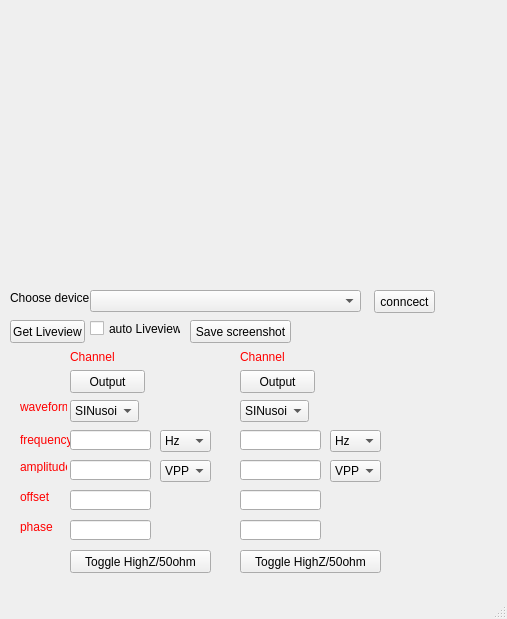
<?xml version="1.0" encoding="UTF-8"?>
<ui version="4.0">
 <class>MainWindow</class>
 <widget class="QMainWindow" name="MainWindow">
  <property name="geometry">
   <rect>
    <x>0</x>
    <y>0</y>
    <width>507</width>
    <height>619</height>
   </rect>
  </property>
  <property name="windowTitle">
   <string>RIGOL DG800/DG900 Remote Control</string>
  </property>
  <property name="autoFillBackground">
   <bool>false</bool>
  </property>
  <widget class="QWidget" name="centralwidget">
   <property name="autoFillBackground">
    <bool>false</bool>
   </property>
   <property name="styleSheet">
    <string notr="true"/>
   </property>
   <widget class="QPushButton" name="buttonOutput1">
    <property name="geometry">
     <rect>
      <x>70</x>
      <y>370</y>
      <width>75</width>
      <height>23</height>
     </rect>
    </property>
    <property name="text">
     <string>Output</string>
    </property>
   </widget>
   <widget class="QLabel" name="labelChannel1">
    <property name="geometry">
     <rect>
      <x>70</x>
      <y>350</y>
      <width>47</width>
      <height>13</height>
     </rect>
    </property>
    <property name="text">
     <string>&lt;html&gt;&lt;head/&gt;&lt;body&gt;&lt;p&gt;&lt;span style=&quot; color:#ff0000;&quot;&gt;Channel 1:&lt;/span&gt;&lt;/p&gt;&lt;/body&gt;&lt;/html&gt;</string>
    </property>
   </widget>
   <widget class="QPushButton" name="buttonOutput2">
    <property name="geometry">
     <rect>
      <x>240</x>
      <y>370</y>
      <width>75</width>
      <height>23</height>
     </rect>
    </property>
    <property name="text">
     <string>Output</string>
    </property>
   </widget>
   <widget class="QPushButton" name="buttonConnect">
    <property name="geometry">
     <rect>
      <x>374</x>
      <y>290</y>
      <width>61</width>
      <height>23</height>
     </rect>
    </property>
    <property name="text">
     <string>conncect</string>
    </property>
   </widget>
   <widget class="QLabel" name="label">
    <property name="geometry">
     <rect>
      <x>240</x>
      <y>350</y>
      <width>47</width>
      <height>13</height>
     </rect>
    </property>
    <property name="text">
     <string>&lt;html&gt;&lt;head/&gt;&lt;body&gt;&lt;p&gt;&lt;span style=&quot; color:#ff0000;&quot;&gt;Channel 2&lt;/span&gt;&lt;/p&gt;&lt;/body&gt;&lt;/html&gt;</string>
    </property>
   </widget>
   <widget class="QLabel" name="label_2">
    <property name="geometry">
     <rect>
      <x>20</x>
      <y>400</y>
      <width>47</width>
      <height>13</height>
     </rect>
    </property>
    <property name="text">
     <string>&lt;html&gt;&lt;head/&gt;&lt;body&gt;&lt;p&gt;&lt;span style=&quot; color:#ff0000;&quot;&gt;waveform&lt;/span&gt;&lt;/p&gt;&lt;/body&gt;&lt;/html&gt;</string>
    </property>
   </widget>
   <widget class="QLabel" name="label_3">
    <property name="geometry">
     <rect>
      <x>20</x>
      <y>430</y>
      <width>51</width>
      <height>20</height>
     </rect>
    </property>
    <property name="text">
     <string>&lt;html&gt;&lt;head/&gt;&lt;body&gt;&lt;p&gt;&lt;span style=&quot; color:#ff0000;&quot;&gt;frequency&lt;/span&gt;&lt;/p&gt;&lt;/body&gt;&lt;/html&gt;</string>
    </property>
   </widget>
   <widget class="QLabel" name="label_4">
    <property name="geometry">
     <rect>
      <x>20</x>
      <y>460</y>
      <width>47</width>
      <height>13</height>
     </rect>
    </property>
    <property name="text">
     <string>&lt;html&gt;&lt;head/&gt;&lt;body&gt;&lt;p&gt;&lt;span style=&quot; color:#ff0000;&quot;&gt;amplitude&lt;/span&gt;&lt;/p&gt;&lt;/body&gt;&lt;/html&gt;</string>
    </property>
   </widget>
   <widget class="QLabel" name="label_5">
    <property name="geometry">
     <rect>
      <x>20</x>
      <y>490</y>
      <width>47</width>
      <height>13</height>
     </rect>
    </property>
    <property name="text">
     <string>&lt;html&gt;&lt;head/&gt;&lt;body&gt;&lt;p&gt;&lt;span style=&quot; color:#ff0000;&quot;&gt;offset&lt;/span&gt;&lt;/p&gt;&lt;/body&gt;&lt;/html&gt;</string>
    </property>
   </widget>
   <widget class="QLabel" name="label_6">
    <property name="geometry">
     <rect>
      <x>20</x>
      <y>520</y>
      <width>47</width>
      <height>13</height>
     </rect>
    </property>
    <property name="text">
     <string>&lt;html&gt;&lt;head/&gt;&lt;body&gt;&lt;p&gt;&lt;span style=&quot; color:#ff0000;&quot;&gt;phase&lt;/span&gt;&lt;/p&gt;&lt;/body&gt;&lt;/html&gt;</string>
    </property>
   </widget>
   <widget class="QLineEdit" name="textFrequencyChannel2">
    <property name="geometry">
     <rect>
      <x>240</x>
      <y>430</y>
      <width>81</width>
      <height>20</height>
     </rect>
    </property>
   </widget>
   <widget class="QLineEdit" name="textFrequencyChannel1">
    <property name="geometry">
     <rect>
      <x>70</x>
      <y>430</y>
      <width>81</width>
      <height>20</height>
     </rect>
    </property>
   </widget>
   <widget class="QLineEdit" name="textAmplitudeChannel1">
    <property name="geometry">
     <rect>
      <x>70</x>
      <y>460</y>
      <width>81</width>
      <height>20</height>
     </rect>
    </property>
   </widget>
   <widget class="QLineEdit" name="textOffsetChannel1">
    <property name="geometry">
     <rect>
      <x>70</x>
      <y>490</y>
      <width>81</width>
      <height>20</height>
     </rect>
    </property>
   </widget>
   <widget class="QLineEdit" name="textPhaseChannel1">
    <property name="geometry">
     <rect>
      <x>70</x>
      <y>520</y>
      <width>81</width>
      <height>20</height>
     </rect>
    </property>
   </widget>
   <widget class="QComboBox" name="boxWaveform">
    <property name="geometry">
     <rect>
      <x>70</x>
      <y>400</y>
      <width>69</width>
      <height>22</height>
     </rect>
    </property>
    <item>
     <property name="text">
      <string>SINusoid</string>
     </property>
    </item>
    <item>
     <property name="text">
      <string>SQUare</string>
     </property>
    </item>
   </widget>
   <widget class="QComboBox" name="boxFreqMultiplicator">
    <property name="geometry">
     <rect>
      <x>160</x>
      <y>430</y>
      <width>51</width>
      <height>22</height>
     </rect>
    </property>
    <item>
     <property name="text">
      <string>Hz</string>
     </property>
    </item>
    <item>
     <property name="text">
      <string>kHz</string>
     </property>
    </item>
    <item>
     <property name="text">
      <string>MHz</string>
     </property>
    </item>
   </widget>
   <widget class="QLabel" name="labelView">
    <property name="geometry">
     <rect>
      <x>10</x>
      <y>10</y>
      <width>480</width>
      <height>272</height>
     </rect>
    </property>
    <property name="text">
     <string/>
    </property>
   </widget>
   <widget class="QPushButton" name="buttonLive">
    <property name="geometry">
     <rect>
      <x>10</x>
      <y>320</y>
      <width>75</width>
      <height>23</height>
     </rect>
    </property>
    <property name="text">
     <string>Get Liveview</string>
    </property>
   </widget>
   <widget class="QPushButton" name="buttonToggleHighZ_Ch1">
    <property name="geometry">
     <rect>
      <x>70</x>
      <y>550</y>
      <width>141</width>
      <height>23</height>
     </rect>
    </property>
    <property name="text">
     <string>Toggle HighZ/50ohm</string>
    </property>
   </widget>
   <widget class="QComboBox" name="boxFreqMultiplicator2">
    <property name="geometry">
     <rect>
      <x>330</x>
      <y>430</y>
      <width>51</width>
      <height>22</height>
     </rect>
    </property>
    <item>
     <property name="text">
      <string>Hz</string>
     </property>
    </item>
    <item>
     <property name="text">
      <string>kHz</string>
     </property>
    </item>
    <item>
     <property name="text">
      <string>MHz</string>
     </property>
    </item>
   </widget>
   <widget class="QLineEdit" name="textAmplitudeChannel2">
    <property name="geometry">
     <rect>
      <x>240</x>
      <y>460</y>
      <width>81</width>
      <height>20</height>
     </rect>
    </property>
   </widget>
   <widget class="QLineEdit" name="textOffsetChannel2">
    <property name="geometry">
     <rect>
      <x>240</x>
      <y>490</y>
      <width>81</width>
      <height>20</height>
     </rect>
    </property>
   </widget>
   <widget class="QLineEdit" name="textPhaseChannel2">
    <property name="geometry">
     <rect>
      <x>240</x>
      <y>520</y>
      <width>81</width>
      <height>20</height>
     </rect>
    </property>
   </widget>
   <widget class="QPushButton" name="buttonToggleHighZ_Ch2">
    <property name="geometry">
     <rect>
      <x>240</x>
      <y>550</y>
      <width>141</width>
      <height>23</height>
     </rect>
    </property>
    <property name="text">
     <string>Toggle HighZ/50ohm</string>
    </property>
   </widget>
   <widget class="QComboBox" name="boxWaveform2">
    <property name="geometry">
     <rect>
      <x>240</x>
      <y>400</y>
      <width>69</width>
      <height>22</height>
     </rect>
    </property>
    <item>
     <property name="text">
      <string>SINusoid</string>
     </property>
    </item>
    <item>
     <property name="text">
      <string>SQUare</string>
     </property>
    </item>
   </widget>
   <widget class="QComboBox" name="boxUnitChannel1">
    <property name="geometry">
     <rect>
      <x>160</x>
      <y>460</y>
      <width>51</width>
      <height>22</height>
     </rect>
    </property>
    <item>
     <property name="text">
      <string>VPP</string>
     </property>
    </item>
    <item>
     <property name="text">
      <string>VRMS</string>
     </property>
    </item>
    <item>
     <property name="text">
      <string>DBM</string>
     </property>
    </item>
   </widget>
   <widget class="QComboBox" name="boxUnitChannel2">
    <property name="geometry">
     <rect>
      <x>330</x>
      <y>460</y>
      <width>51</width>
      <height>22</height>
     </rect>
    </property>
    <item>
     <property name="text">
      <string>VPP</string>
     </property>
    </item>
    <item>
     <property name="text">
      <string>VRMS</string>
     </property>
    </item>
    <item>
     <property name="text">
      <string>DBM</string>
     </property>
    </item>
   </widget>
   <widget class="QCheckBox" name="checkLive">
    <property name="geometry">
     <rect>
      <x>90</x>
      <y>320</y>
      <width>91</width>
      <height>17</height>
     </rect>
    </property>
    <property name="text">
     <string>auto Liveview?</string>
    </property>
   </widget>
   <widget class="QLabel" name="label_7">
    <property name="geometry">
     <rect>
      <x>10</x>
      <y>290</y>
      <width>81</width>
      <height>16</height>
     </rect>
    </property>
    <property name="text">
     <string>Choose device:</string>
    </property>
   </widget>
   <widget class="QComboBox" name="boxDevices">
    <property name="geometry">
     <rect>
      <x>90</x>
      <y>290</y>
      <width>271</width>
      <height>22</height>
     </rect>
    </property>
   </widget>
   <widget class="QPushButton" name="buttonScreenshot">
    <property name="geometry">
     <rect>
      <x>190</x>
      <y>320</y>
      <width>101</width>
      <height>23</height>
     </rect>
    </property>
    <property name="text">
     <string>Save screenshot</string>
    </property>
   </widget>
  </widget>
  <widget class="QMenuBar" name="menubar">
   <property name="geometry">
    <rect>
     <x>0</x>
     <y>0</y>
     <width>507</width>
     <height>21</height>
    </rect>
   </property>
  </widget>
  <widget class="QStatusBar" name="statusbar"/>
 </widget>
 <resources/>
 <connections/>
</ui>
